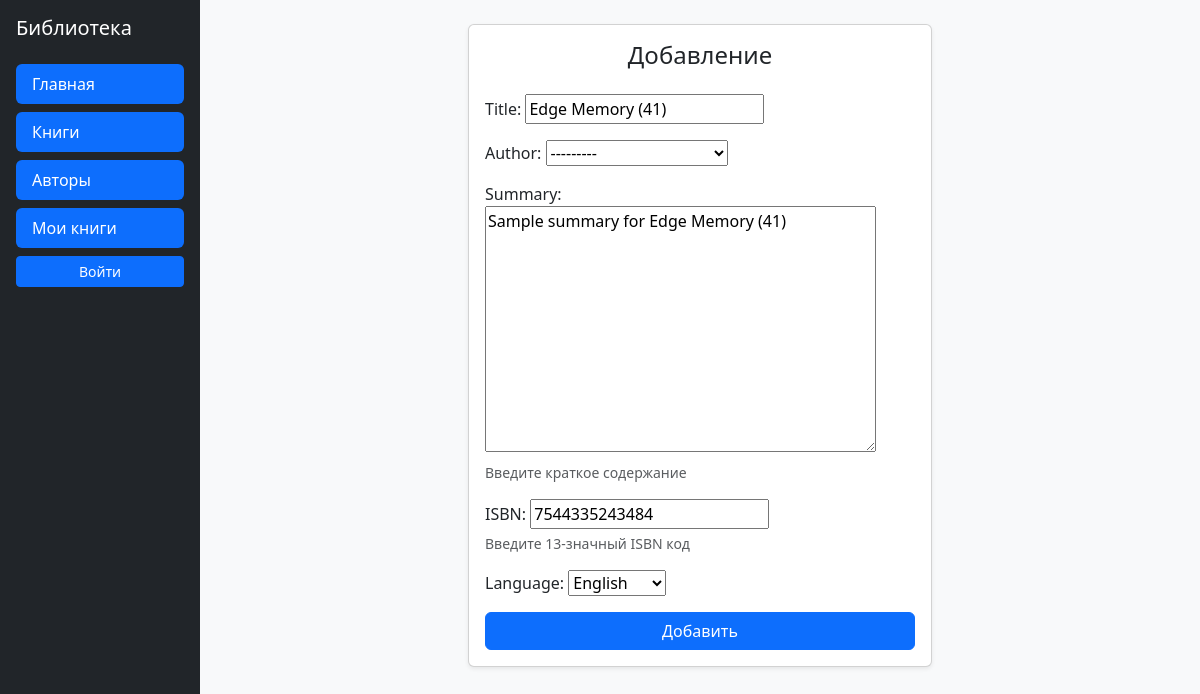
The app's page /catalog/book/50/update/ with its own data.
### catalog/models.py (models this page shows, shortened)
class Book(models.Model):
    title = models.CharField(max_length=200)
    author = models.ForeignKey('Author', on_delete=models.SET_NULL, null=True)
    summary = models.TextField(max_length=1000, help_text='Введите краткое содержание')
    isbn = models.CharField('ISBN', max_length=13, help_text='Введите 13-значный ISBN код')
    genre = models.ManyToManyField(Genre, help_text='Выберите жанр')
    language = models.ForeignKey('Language', on_delete=models.SET_NULL, null=True)
    def dislpay_genre(self):
        return ', '.join([genre.name for genre in self.genre.all()[:3]])
    dislpay_genre.short_description = 'Genre'

### catalog/views.py (the view)
# urls.py: path('book/<int:pk>/update/', views.BookUpdate.as_view(), name='book_update'),
class BookUpdate(UpdateView):
    model = Book
    fields = ['title', 'author', 'summary', 'isbn', 'dislpay_genre', 'language']

### catalog/models.py (called while the page is built)
    def __str__(self):
        return f'{self.last_name}, {self.first_name}'

    def __str__(self):
        return self.lang

### catalog/templates/catalog/book_form.html (shortened to what this page needs)
{% extends "catalog/base.html" %}
{% block content %}
<div class="row justify-content-center">
  <div class="col-sm-10 col-md-8 col-lg-6">
    <div class="card shadow-sm">
      <div class="card-body">
        <h1 class="h4 mb-4 text-center">Добавление</h1>
        <form method="post">
          {% for field in form %}
            <div class="mb-3">
              {{ field.label_tag }}
              {{ field }}
              {% if field.help_text %}
                <div class="form-text">
                  {{ field.help_text }}
                </div>
              {% endif %}
            </div>
          {% endfor %}
          <button type="submit" class="btn btn-primary w-100">
            Добавить
          </button>
        </form>
      </div>
    </div>
  </div>
</div>
{% endblock %}

### records on screen
Book: form "Edge Memory (41)" "---------" "Sample summary for Edge Memory (41)" "7544335243484" "English"

### other values on screen
{{ field.label_tag }} "Title:" "Author:" "Summary:" "ISBN:" "Language:"
{{ field.help_text }} "Введите краткое содержание" "Введите 13-значный ISBN код"
